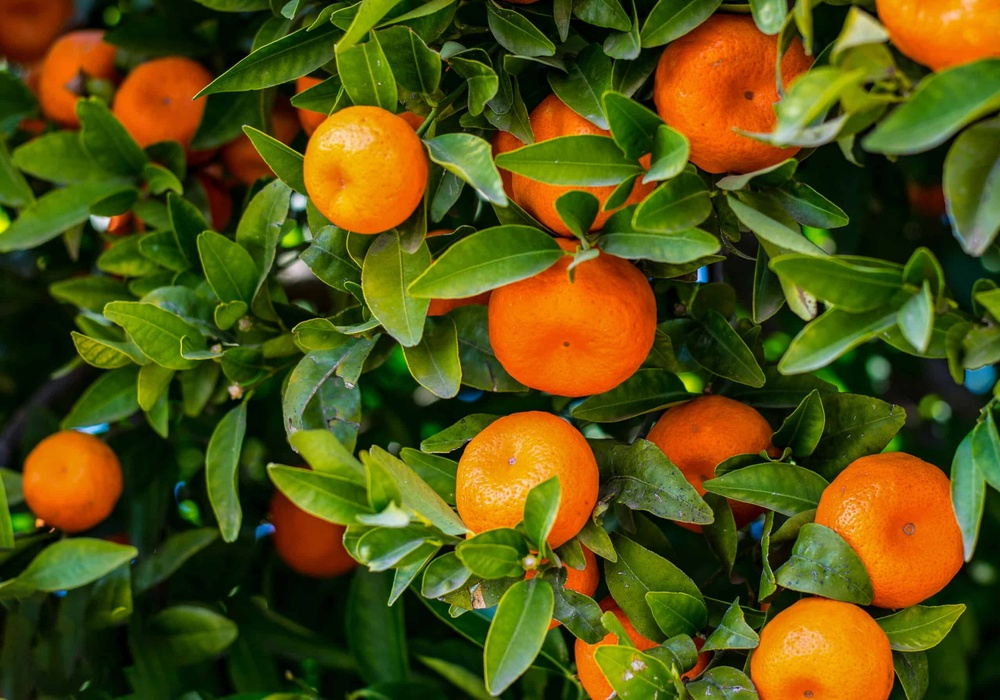
#> input picture Assignment5/oranges.jpg, 1000 x 700 px, shrunk from 2560 x 1793 before the run
$ python main2.py
#> lines starting #> are read from the running program, lines starting #| are printed output that depends on the picture; after the words box and inside, x2 and y2 are one past the last pixel; in counts of white or black regions, pixels touching at a corner belong together
#> further down, image is the input picture: shape (700, 1000, 3); mean B, G, R 17.2, 81.1, 85.8
import numpy as np
import cv2
import os

def RGB_TO_HSI(img):
    # Normalize to [0, 1]
    img = img.astype(np.float32) / 255.0

    with np.errstate(divide='ignore', invalid='ignore'):
        # Split image into RGB components
        b, g, r = cv2.split(img)

        # Calculate Intensity
        intensity = np.divide(b + g + r, 3)

        # Calculate Saturation
        min_rgb = np.minimum(np.minimum(r, g), b)
        saturation = 1 - 3 * np.divide(min_rgb, r + g + b + 1e-6)  # Add a small epsilon to avoid division by zero
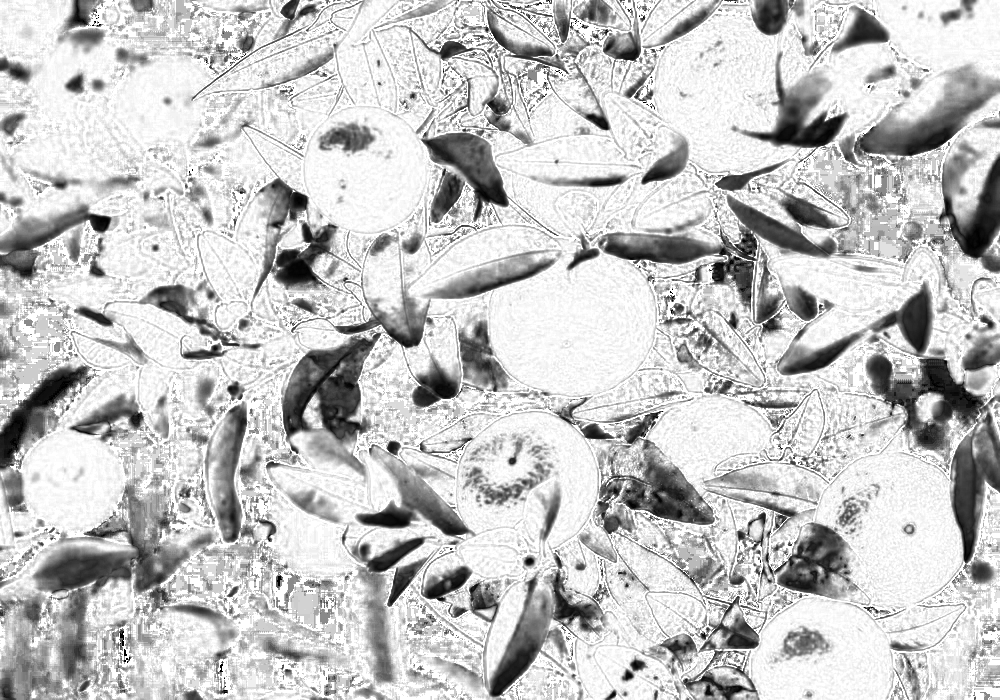
#> saturation: shape (700, 1000) float32; min 4.77e-07, max 1, mean 0.776

        # Calculate Hue
        numerator = ((r - g) + (r - b)) / 2.0
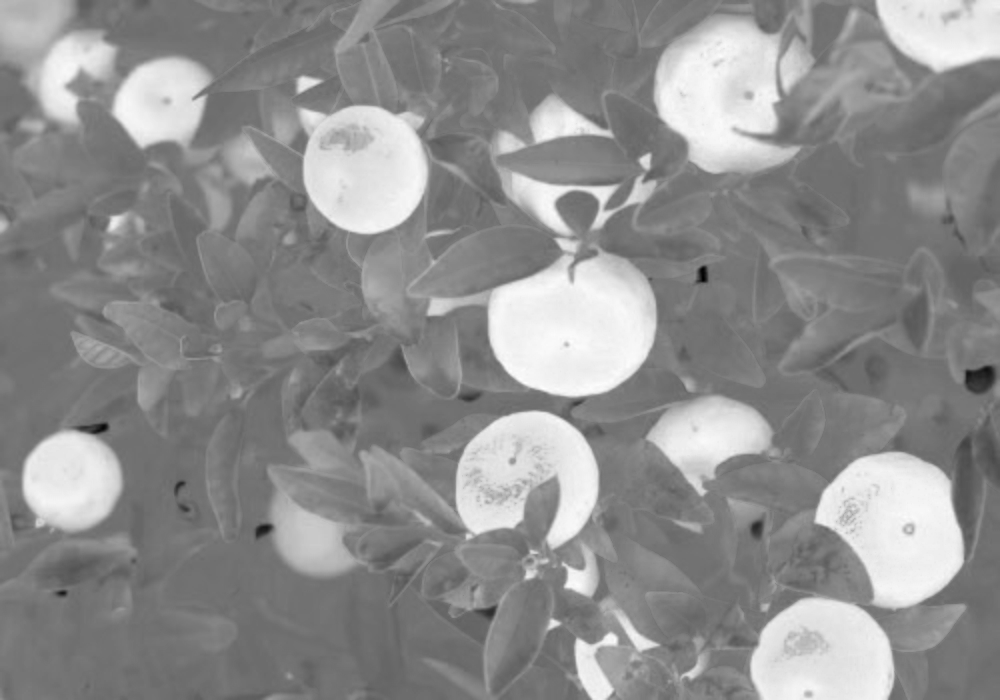
#> numerator: shape (700, 1000) float32; min -0.696, max 0.806, mean 0.144; drawn with min black and max white
        denominator = np.sqrt((r - g)**2 + (r - b) * (g - b))
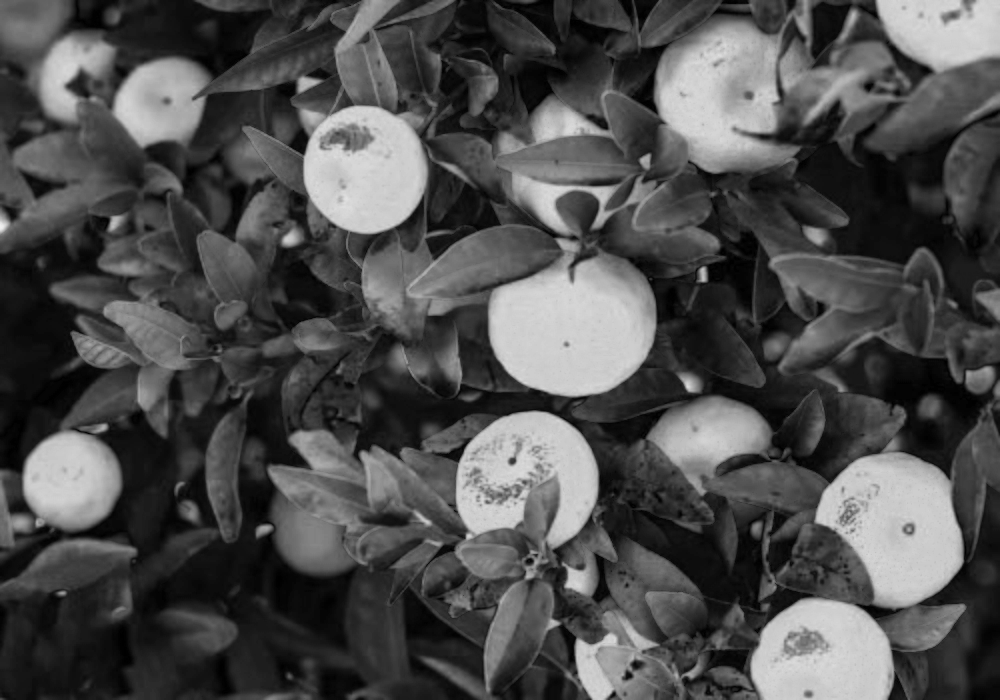
#> denominator: shape (700, 1000) float32; min 0, max 0.942, mean 0.308
        # Avoid division by zero
        denominator = np.where(denominator == 0, 1e-6, denominator)
        hue = np.arccos(numerator / denominator)

        # Adjust hue range to be between 0 and 2*pi
        hue[b > g] = 2 * np.pi - hue[b > g]
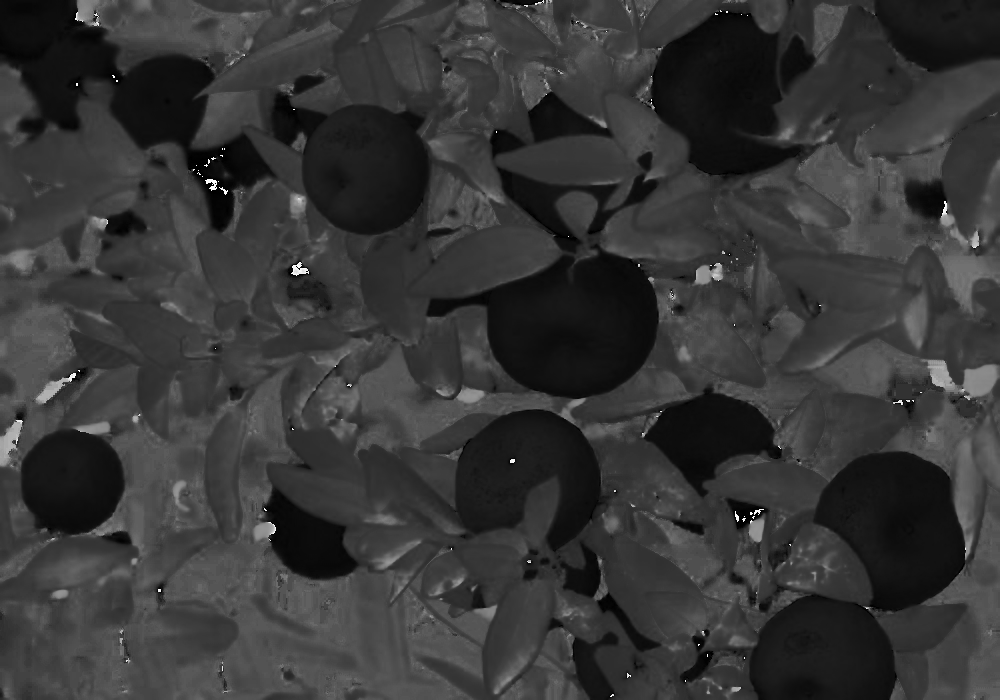
#> hue: shape (700, 1000) float32; min 0, max 6.27, mean 1.36; drawn with min black and max white

        return hue, saturation, intensity


def segment_oranges(image, hue_range):

    # Convert RGB to HSI
    hue, saturation, intensity = RGB_TO_HSI(image)

    # Create a mask based on hue, saturation, and intensity
    hue_mask = (hue >= hue_range[0]) & (hue <= hue_range[1])
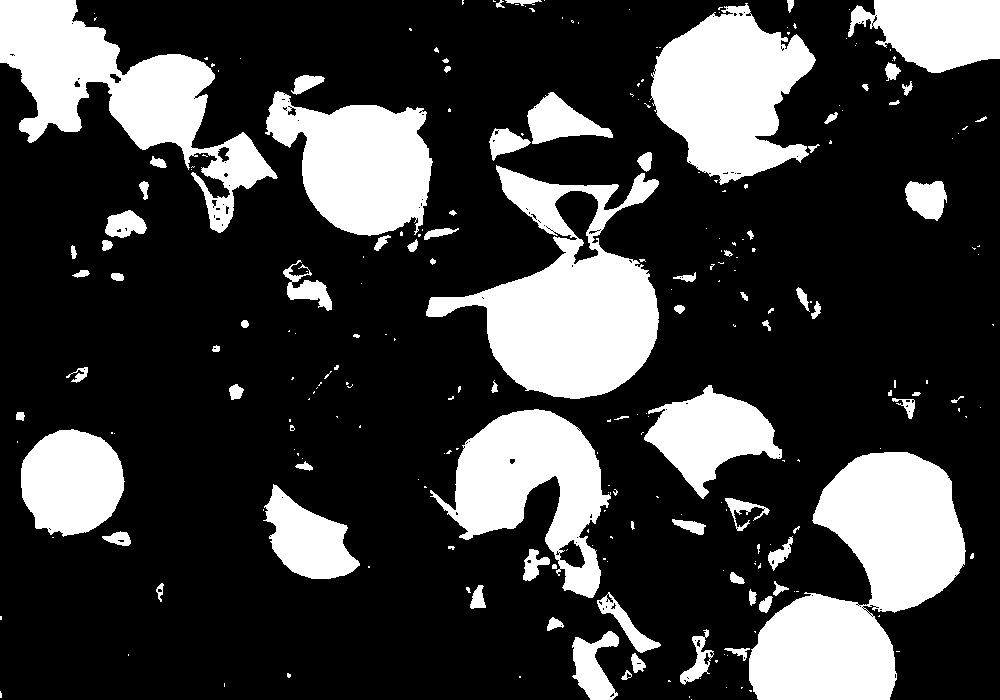
#> hue_mask: shape (700, 1000) bool; 24.7% white; 252 white regions (168 under 20 px), largest, box (x1, y1, x2, y2) and area: (749, 452, 966, 700) 29294, (426, 165, 659, 399) 25201, (0, 0, 278, 233) 21453

    # Combine the masks
    mask = hue_mask

    # Change non-orange parts to blue
    image[mask == False] = [255, 0, 0]  # BGR format for blue
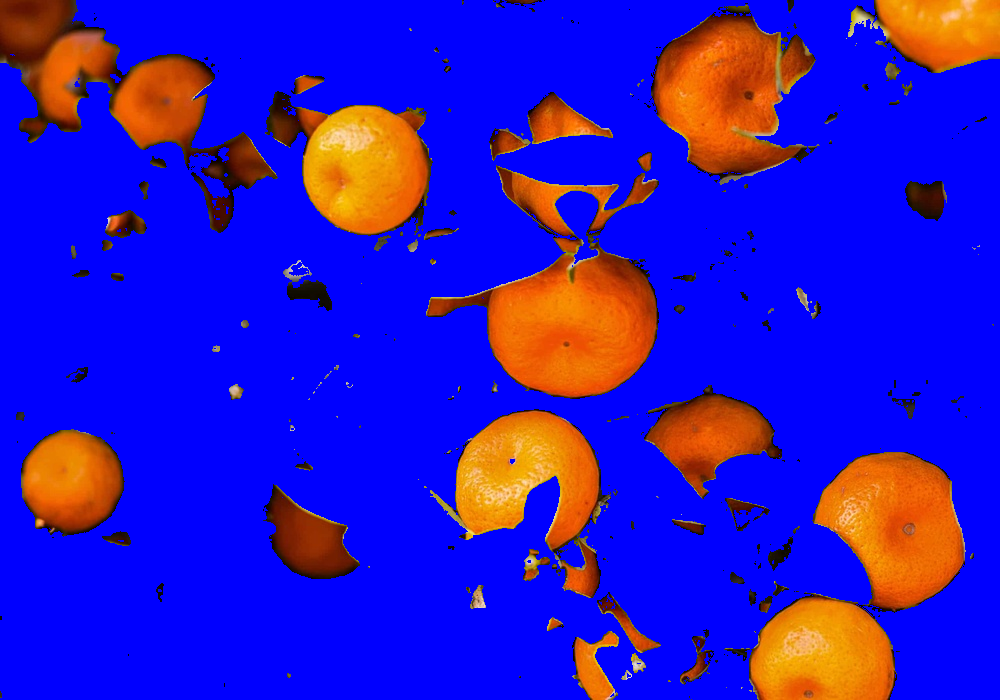
#> image: shape (700, 1000, 3); mean B, G, R 194.6, 22.5, 45.9

    return image

# Example ranges (you will need to adjust these based on your image and analysis)
lower_orange_hue = 0.1  # Example value in radians
upper_orange_hue = 1  # Example value in radians

# Segment the oranges

image = cv2.imread("oranges.jpg")
segmented_image = segment_oranges(image, (lower_orange_hue, upper_orange_hue))

cv2.imshow('Segmented Image', segmented_image)
cv2.waitKey(0)
cv2.destroyAllWindows()

output_folder = "./color_slicing"
if not os.path.exists(output_folder):
    os.makedirs(output_folder)
cv2.imwrite(os.path.join(output_folder,"segmented_oranges.jpg"), segmented_image)

$ run again, with Assignment5/fruit.jpg copied over Assignment5/oranges.jpg
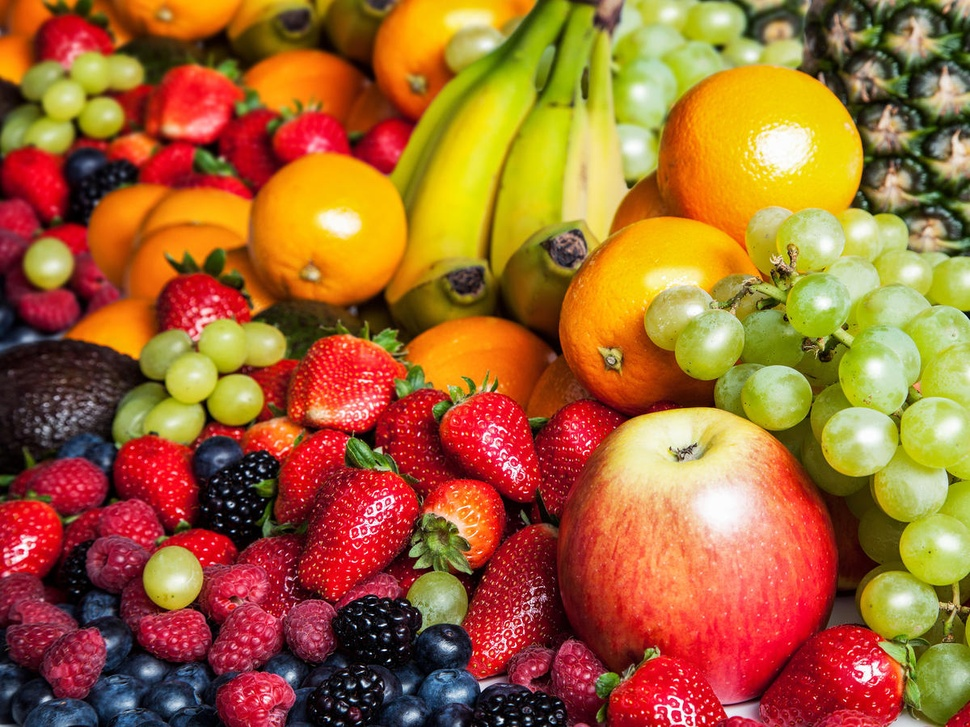
#> input picture Assignment5/fruit.jpg, 970 x 727 px, shrunk from 1200 x 900 before the run
#> image is the input picture: shape (727, 970, 3); mean B, G, R 49, 101.4, 162.6
#> in segment_oranges, `hue_mask = (hue >= hue_range[0]) & (hue <= hue_range[1])`:
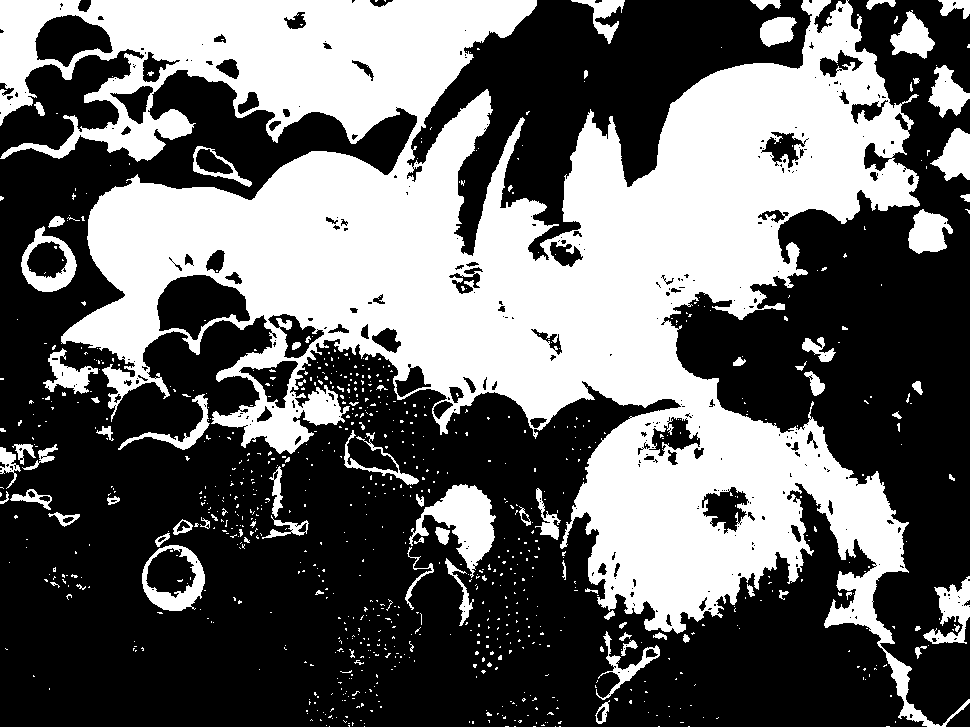
#> hue_mask: shape (727, 970) bool; 40.1% white; 890 white regions (802 under 20 px), largest, box (x1, y1, x2, y2) and area: (0, 0, 970, 727) 253951, (409, 484, 496, 578) 3452, (142, 545, 205, 611) 1602
#> in segment_oranges, `image[mask == False] = [255, 0, 0]`:
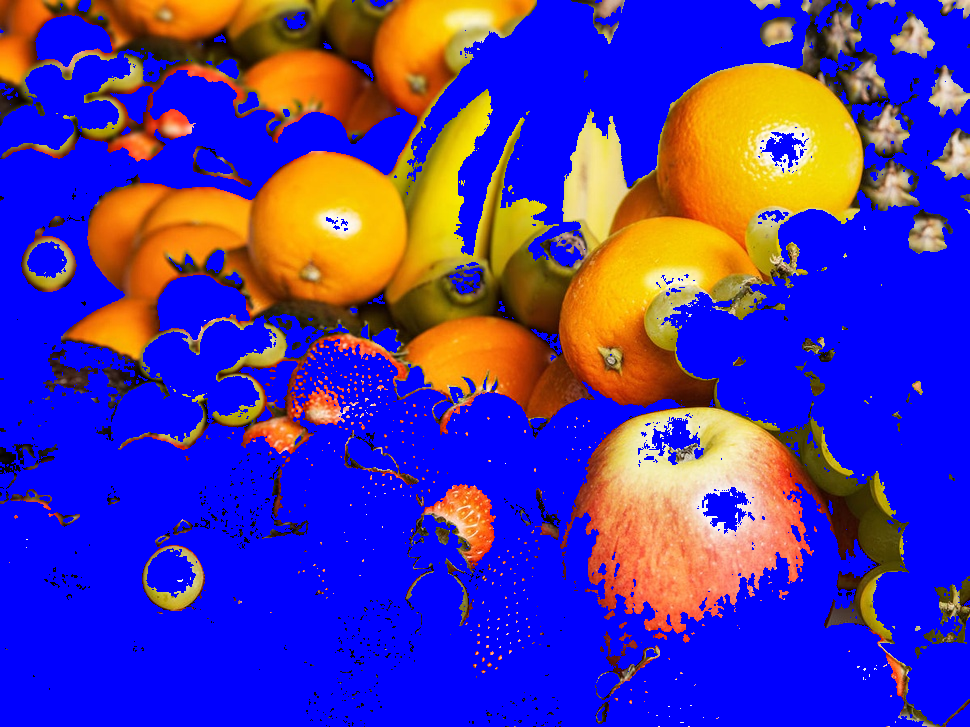
#> image: shape (727, 970, 3); mean B, G, R 167.1, 49.4, 74.5
